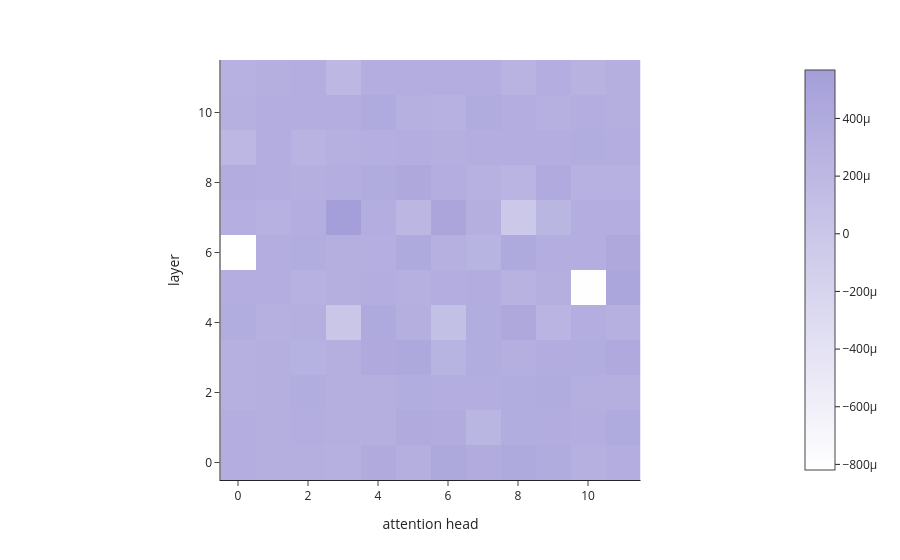

Notebook code for this chart:
### Markdown cell above
Let's see how we did! We can compare the plot to Figure 5a in [Vig et al. 2020](https://arxiv.org/abs/2004.12265). The authors used a much bigger dataset than our single example, so we might not expect to get the exact same results. Still, one or two attention heads might be related!

### Code cell
# visualize our results!
import plotly.express as px

fig = px.imshow(
    causal_effects,
    x=list(range(model.config.n_head)),
    y=list(range(model.config.n_layer)),
    template='simple_white',
    color_continuous_scale=[[0, '#FFFFFF'], [1, "#A59FD9"]]
)

fig.update_layout(
    xaxis_title='attention head',
    yaxis_title='layer',
    yaxis=dict(autorange='min')
)

fig

### Figure 1 — Plotly figure (JSON) as saved in the notebook; plotly's stock layout.template omitted (floating-point values rounded to 4 significant figures; data arrays with more than 128 entries replaced by an {"elided": "..."} marker saying what was removed)
{"data": [{"coloraxis": "coloraxis", "hovertemplate": "x: %{x}<br>y: %{y}<br>color: %{z}<extra></extra>", "name": "0", "type": "heatmap", "x": [0, 1, 2, 3, 4, 5, 6, 7, 8, 9, 10, 11], "xaxis": "x", "y": [0, 1, 2, 3, 4, 5, 6, 7, 8, 9, 10, 11], "yaxis": "y", "z": {"elided": "12x12 float values"}}], "layout": {"coloraxis": {"autocolorscale": false, "colorscale": [[0, "#FFFFFF"], [1, "#A59FD9"]]}, "margin": {"t": 60}, "xaxis": {"anchor": "y", "constrain": "domain", "domain": [0, 1], "scaleanchor": "y", "title": {"text": "attention head"}}, "yaxis": {"anchor": "x", "autorange": "min", "constrain": "domain", "domain": [0, 1], "title": {"text": "layer"}}}}
